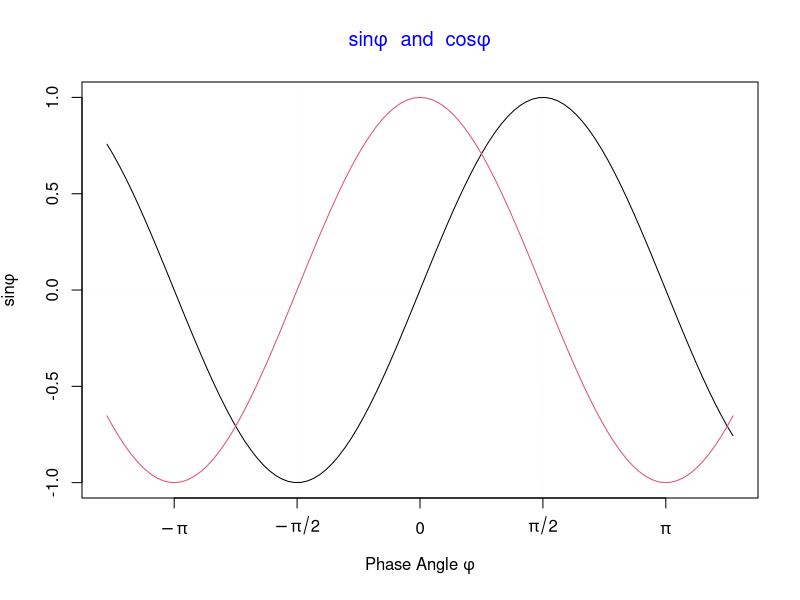
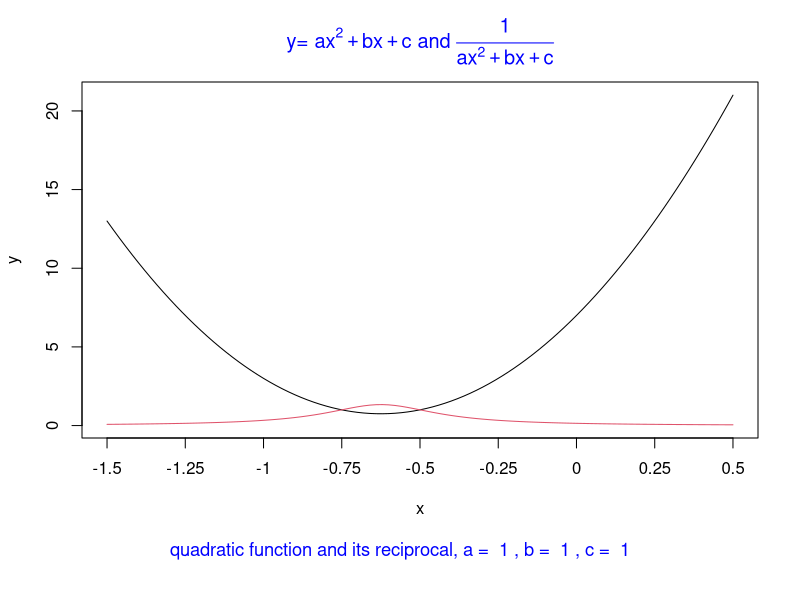

Reproduce these figures in R, in order.
# graphing functions with x values in multiple of pi
# two functions on one graph
require(grDevices)
x <- seq(-4, 4, len = 101)
y <- cbind(sin(x), cos(x))
matplot(x, y, type = "l", xaxt = "n", lty = c(1,1), col=c(1,2),
        main = expression(paste(plain(sin) * phi, "  and  ",
                                plain(cos) * phi)),
        ylab = expression("sin" * phi, "cos" * phi), # only 1st is taken
        xlab = expression(paste("Phase Angle ", phi)),
        col.main = "blue")
axis(1, at = c(-pi, -pi/2, 0, pi/2, pi),
     labels = expression(-pi, -pi/2, 0, pi/2, pi))
abline(h = 0, v = pi/2 * c(-1,1), lty = 2, lwd = .1, col = "gray70")

# graphing quadratic functions and their reciprocals 
# on intervals of specified left- and right-endpoints
require(grDevices)
left_endpoint <- -1.5 # enter each time
right_endpoint <- 0.5 # enter each time
a1<- 1 # enter each time
b1<- 1 # enter each time
c1<- 1 # enter each time
a2 <- as.character(a1)
b2 <- as.character(b1)
c2 <- as.character(c1)
y <- cbind(a1*x^2+b1*x+c1, 1/(a1*x^2+b1*x+c1))

interval_width <- right_endpoint - left_endpoint
increment_x_by <- interval_width/8
x <- seq(left_endpoint,right_endpoint, len = 101)
x_axis_labels <- seq(left_endpoint, right_endpoint, increment_x_by)

par(oma=c(3,0,0,0))
matplot(x, y, type = "l", xaxt = "n", lty = c(1,1), col=c(1,2),
        main = expression(paste("y= ",ax^2+bx+c," and ",frac(1,ax^2+bx+c))),
        # ylab = expression(paste("y= ",ax^2+bx+c," and ",frac(1,ax^2+bx+c))),
        # xlab = expression("x"),
        col.main = "blue")
mtext(text=paste(
  "quadratic function and its reciprocal, a = ",a2,", b = ",b2,", c = ",c2),
      side=1,line=0,outer=TRUE,cex=1.1, col = "blue")
axis(1, at = x_axis_labels,
     labels = x_axis_labels)
# abline(h = 1, v = -0.5, col = "gray70")